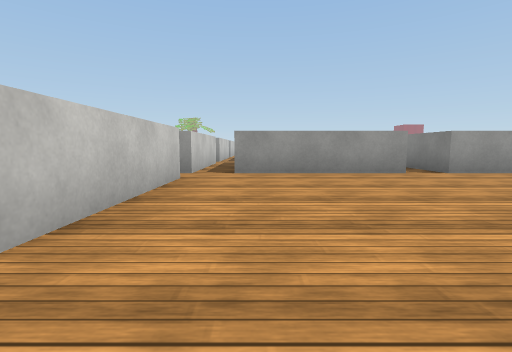
view 1 (above)

24 first-person views from a walk through a 3-D level made in the Unity game engine. The camera is 0.62 m above the floor, tilts 6° down and sees 85° across. The floor is counted in squares, 1 m on a side. Each view is taken from the middle of a square. On the plan, view 1 faces up. The plan holds only what a view shows up to about 9 squares ahead; the rest is blank. The place goes on beyond the plan. Some animated figures are left out. Some surface patterns are stand-ins.

view 2
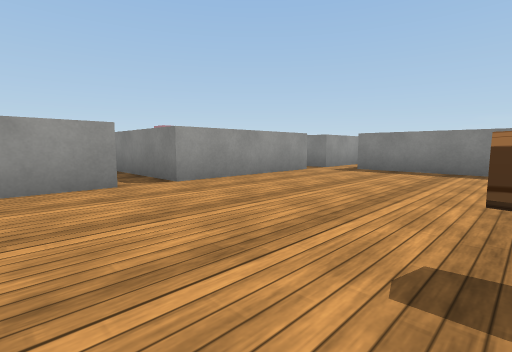

view 3
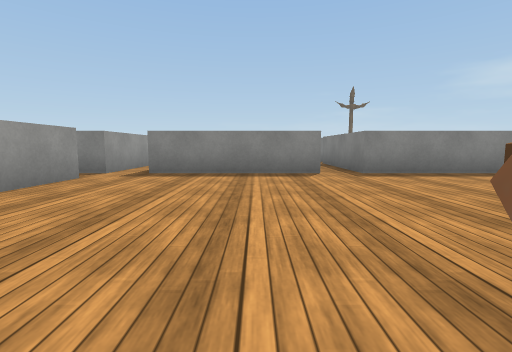

view 4
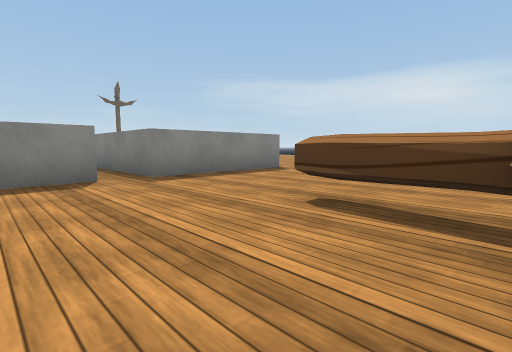

view 5
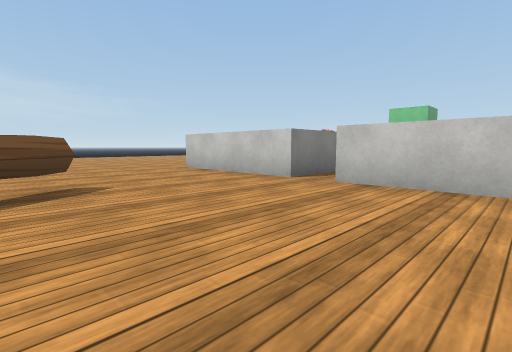

view 6
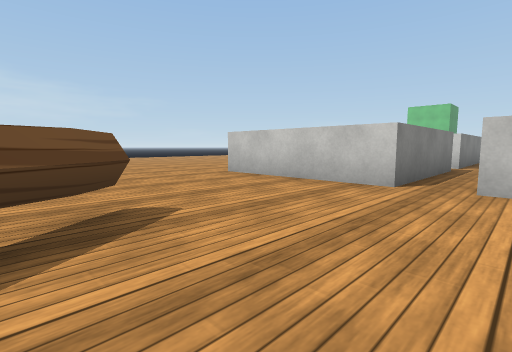

view 7
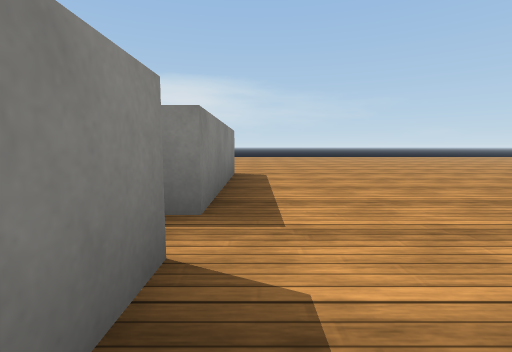

view 8
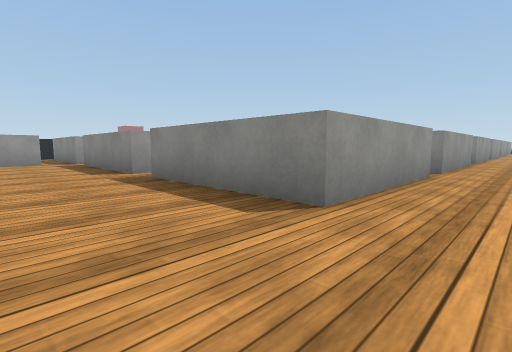

view 9
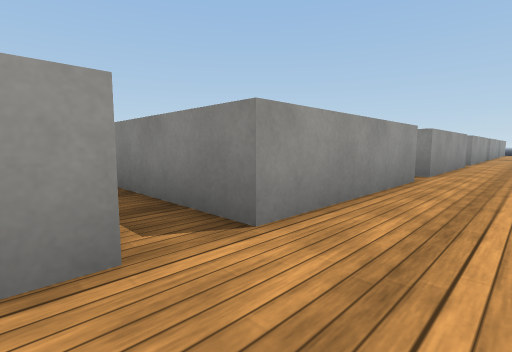

view 10
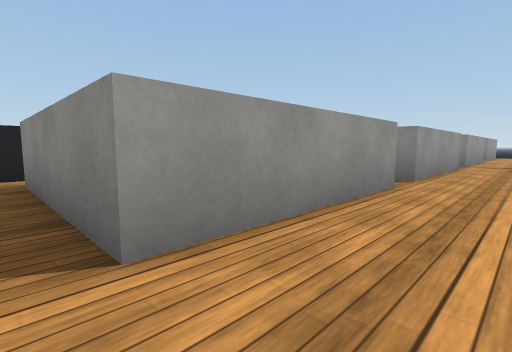

view 11
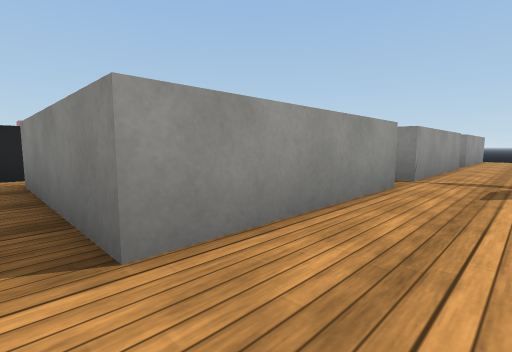

view 12
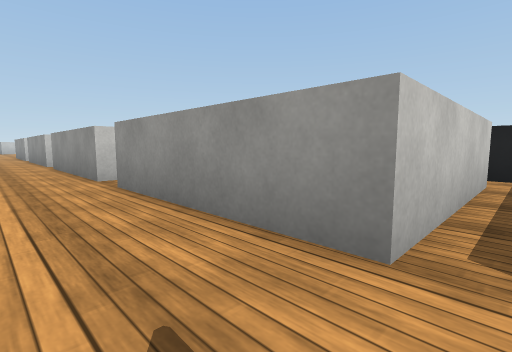

view 13
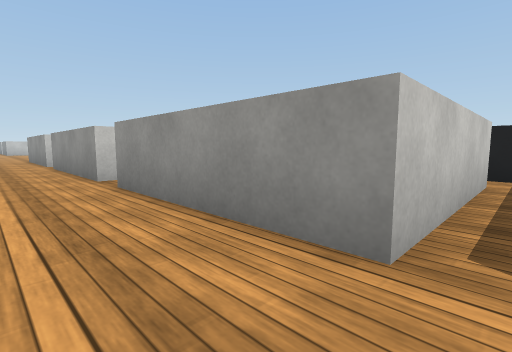

view 14
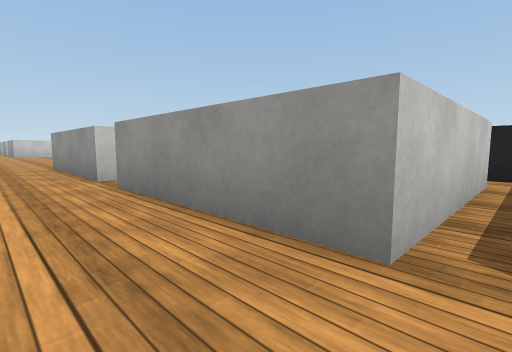

view 15
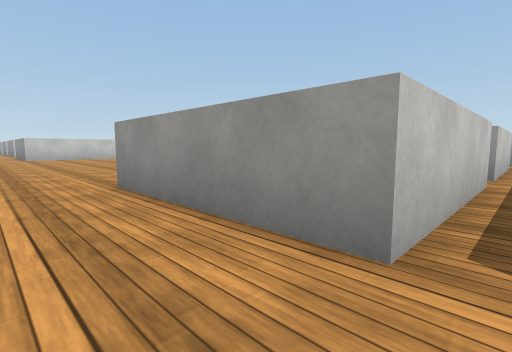

view 16
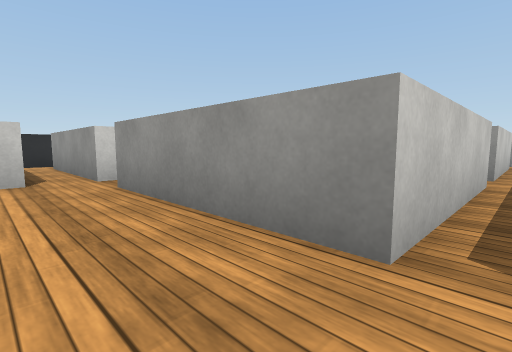

view 17
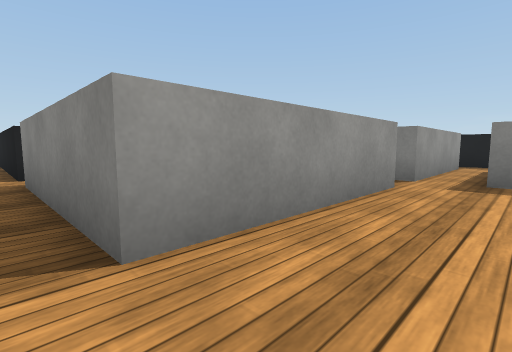

view 18
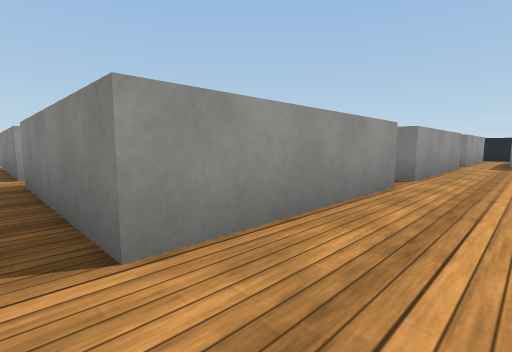

view 19
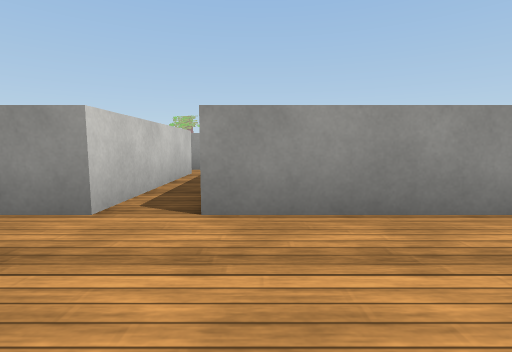

view 20
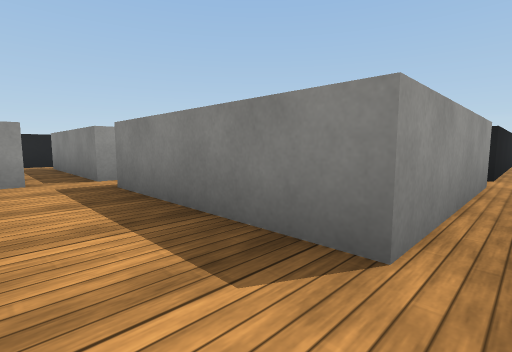

view 21
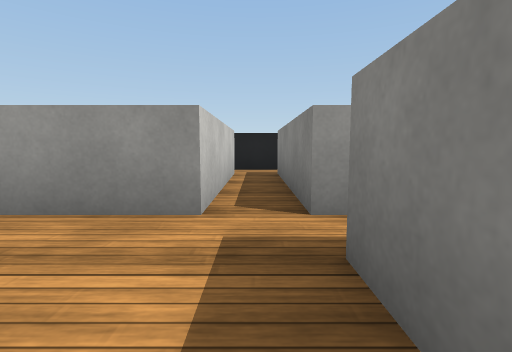

view 22
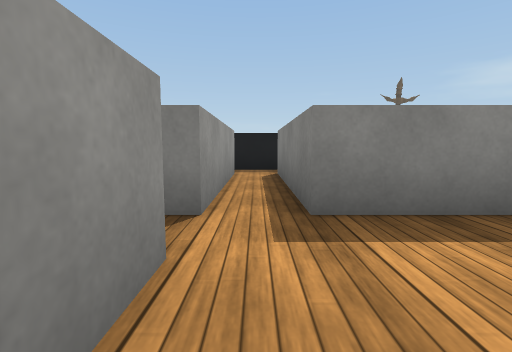

view 23
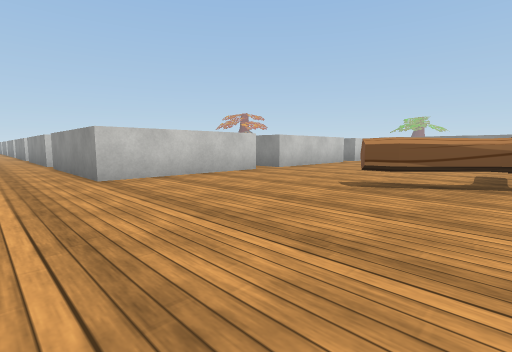

view 24
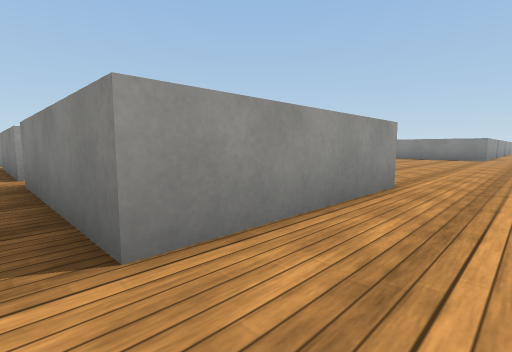

### Floor plan
Key: @ floor where view 1 was taken; # wall or solid block; . floor; B bonfire.
Columns run from 7 left of view 1 to 29 right of it. Each row starts with its distance up from view 1.
 16             #
 15        #  # #
 14       .#  #.#
 13       .#  #.#
 12      #.#  #.#  ###
 11      ...  ...   .
 10      #.#  #.#  #.#
  9      #.#  #.#  #.#
  8      #.#  #.#  #.#
  7 # ####.####.####.#### #
  6 #.....................#
  5   #  #...........####.#
  4  .#  #...........#  #.
  3  .#  #...........#  #.
  2  .#  #.....B.....####.######  ###  ##
  1 ...........B................  ...  ..
  0 #.####.@.BBBBB...####.#  #.#  #.#  #.
 -1  .#  #...B.......#  #.#  #.#  #.#  #.
 -2  .#  #...........#  #.#  #.#  #.#  #.
 -3 #.####...........####.####.####.####.
 -4 .....................................
 -5  ....................................

Positions as (right, up) in squares from view 1, and headings:
1: (0, 0), facing up
2: (2, 2), facing up-right
3: (3, 3), facing right
4: (4, 3), facing down-right
5: (3, 4), facing down-left
6: (3, 2), facing down-left
7: (9, 3), facing down
8: (7, -5), facing up-right
9: (13, -5), facing up-right
10: (19, -5), facing up-right
11: (24, -5), facing up-right
12: (29, -5), facing up-left
13: (24, -5), facing up-left
14: (19, -5), facing up-left
15: (14, -5), facing up-left
16: (4, 5), facing up-left
17: (4, 5), facing up-right
18: (-1, 5), facing up-right
19: (0, 4), facing up
20: (8, 1), facing up-right
21: (9, 4), facing up
22: (7, 6), facing right
23: (4, -5), facing up-left
24: (-6, -5), facing up-right
